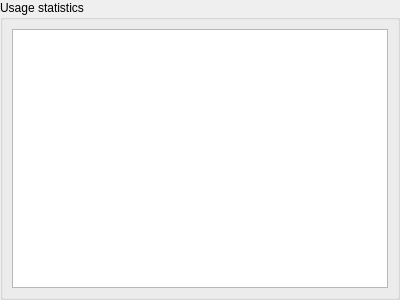
<?xml version="1.0" encoding="UTF-8"?>
<ui version="4.0">
 <class>UsageStatistics</class>
 <widget class="QWidget" name="UsageStatistics">
  <property name="geometry">
   <rect>
    <x>0</x>
    <y>0</y>
    <width>400</width>
    <height>300</height>
   </rect>
  </property>
  <property name="windowTitle">
   <string>Form</string>
  </property>
  <layout class="QGridLayout" name="gridLayout">
   <property name="leftMargin">
    <number>0</number>
   </property>
   <property name="topMargin">
    <number>0</number>
   </property>
   <property name="rightMargin">
    <number>0</number>
   </property>
   <property name="bottomMargin">
    <number>0</number>
   </property>
   <item row="0" column="0">
    <widget class="QGroupBox" name="usageStatisticsGBox">
     <property name="title">
      <string>Usage statistics</string>
     </property>
     <layout class="QHBoxLayout" name="usageStatisticsGBoxHLayout">
      <item>
       <widget class="RSTextBrowser" name="usageStatistics_TB"/>
      </item>
     </layout>
    </widget>
   </item>
  </layout>
 </widget>
 <customwidgets>
  <customwidget>
   <class>RSTextBrowser</class>
   <extends>QTextBrowser</extends>
   <header>gui/common/RSTextBrowser.h</header>
  </customwidget>
 </customwidgets>
 <resources/>
 <connections/>
</ui>
